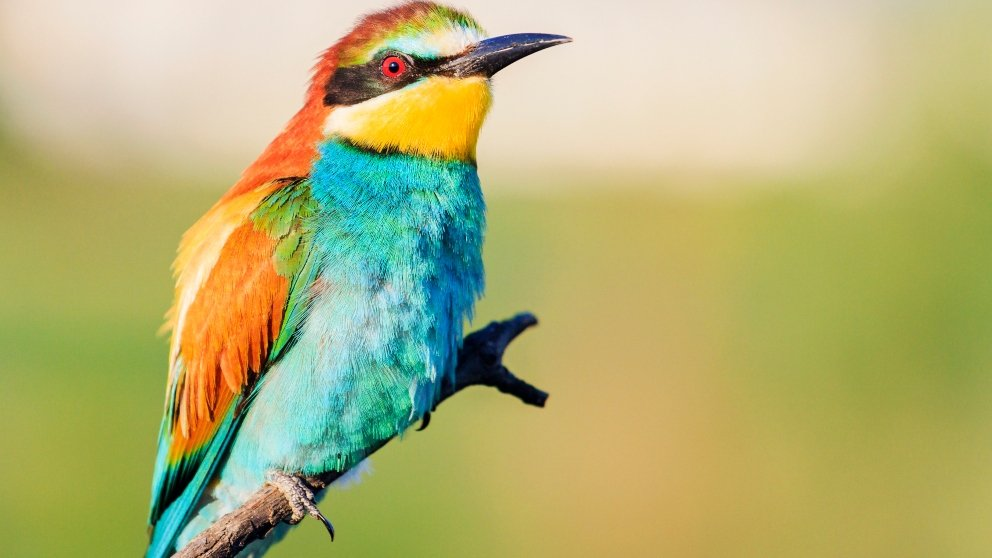
#> input picture ave1.jpg, 992 x 558 px, found by its file name
$ python practica3.py
#> lines starting #> are read from the running program, lines starting #| are printed output that depends on the picture
#Pedro Miguel Elguera Mora 19110148

import numpy as np
from matplotlib import pyplot as plt
import cv2 #Opencv
import skimage
from skimage import io
import math

#Imágenes Iniciales
img1 = cv2.imread('Ave1.jpg', 1)
#> img1 is the input picture: shape (558, 992, 3); mean B, G, R 117.3, 177.5, 178.5
img2 = cv2.imread('Ave2.jpg', 1)
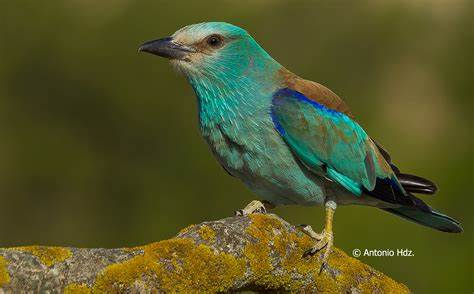
#> input picture ave2.jpg, 474 x 294 px, found by its file name
#> img2 is the input picture: shape (294, 474, 3); mean B, G, R 39.7, 84.3, 82

#Dimencionamiento en bruto
Redimg1 = cv2.resize(img1, (200, 200))
Redimg2 = cv2.resize(img2, (200, 200))

#De matriz BGR a RGB
Redimg1 = cv2.cvtColor(Redimg1, cv2.COLOR_BGR2RGB)
Redimg2 = cv2.cvtColor(Redimg2, cv2.COLOR_BGR2RGB)

# >>>>>>>>>>>>>>>>>>>>>>> 1) Suma <<<<<<<<<<<<<<<<<<<<<<<<<<<<<<<<<<<
#Suma 1
suma = cv2.add(Redimg1,Redimg2) #Redimg1+Redimg2
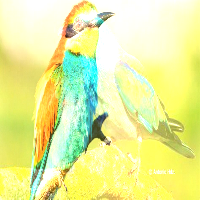
#> suma: shape (200, 200, 3); mean R, G, B 232, 240, 155.4
combinado2 = np.concatenate((Redimg1, suma, Redimg2), axis=1)
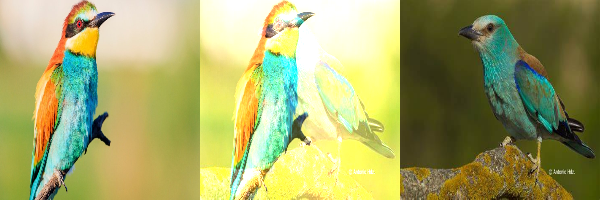
#> combinado2: shape (200, 600, 3); mean R, G, B 164.1, 167.2, 104.1

# plt.subplots(Filas, Columnas)
# ax -> para las coordenadas
figurasuma, ax = plt.subplots(3, 4)
# tamaño del recuadro de graficas imágenes
figurasuma.set_size_inches(7, 7)

# Forma de impresión de las imágenes y gráficos -> sistema 3x4
# # Img1   ; HistImg1 ; ImgEc1   ; HistImgEc1;
# # ImgSum1; HistSum1 ; ImgSum1Ec; ImgSum1Ec ;
# # Img2   ; HistImg2 ; ImgEc2   ; HistImgEc2;

# Posiciones de las imágenes
ax[0, 0].imshow(Redimg1)
ax[0, 0].set_title('Ave 1')
ax[0, 0].axis('off')

ax[1, 0].imshow(suma)
ax[1, 0].set_title('Suma 1')
ax[1, 0].axis('off')

ax[2, 0].imshow(Redimg2)
ax[2, 0].set_title('Ave 2')
ax[2, 0].axis('off')

# Definir colores para plotear el Histograma
colors = ('b', 'g', 'r')

# Imprimir todos los Histogramas RGB sin ecualizar
for i, color in enumerate(colors):
    hist1 = cv2.calcHist([Redimg1], [i], None, [256], [0, 256])
    ax[0, 1].plot(hist1, color=color)
#ax[0, 1].set_title('H. Imag1 BGR')

for i, color in enumerate(colors):
    hist2 = cv2.calcHist([suma], [i], None, [256], [0, 256])
    ax[1, 1].plot(hist2, color=color)
#ax[1, 1].set_title('H. Suma1 BGR')

for i, color in enumerate(colors):
    hist3 = cv2.calcHist([Redimg2], [i], None, [256], [0, 256])
    ax[2, 1].plot(hist3, color=color)
#ax[2, 1].set_title('H. Imag2 BGR')

# Ecualizar imagenes
Img1Ec = cv2.cvtColor(Redimg1, cv2.COLOR_BGR2YUV)
#> Img1Ec: shape (200, 200, 3); mean of channels 0, 1, 2 159.6, 137.3, 90.9
Img1Ec[:, :, 0] = cv2.equalizeHist(Img1Ec[:, :, 0])
#> Img1Ec: shape (200, 200, 3); mean of channels 0, 1, 2 129, 137.3, 90.9
Img1Ec = cv2.cvtColor(Img1Ec, cv2.COLOR_YUV2BGR)
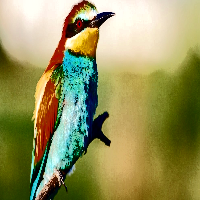
#> Img1Ec: shape (200, 200, 3); mean R, G, B 149.5, 146.8, 92.3
ax[0, 2].imshow(Img1Ec)
ax[0, 2].set_title('Ec. Ave 1')
ax[0, 2].axis('off')

ImgSum1Ec = cv2.cvtColor(suma, cv2.COLOR_BGR2YUV)
#> ImgSum1Ec: shape (200, 200, 3); mean of channels 0, 1, 2 213.8, 137, 76.8
ImgSum1Ec[:, :, 0] = cv2.equalizeHist(ImgSum1Ec[:, :, 0])
#> ImgSum1Ec: shape (200, 200, 3); mean of channels 0, 1, 2 129.1, 137, 76.8
ImgSum1Ec = cv2.cvtColor(ImgSum1Ec, cv2.COLOR_YUV2BGR)
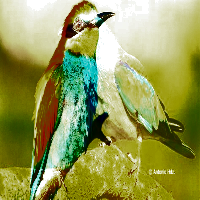
#> ImgSum1Ec: shape (200, 200, 3); mean R, G, B 149, 155.3, 84.9
ax[1, 2].imshow(ImgSum1Ec)
ax[1, 2].set_title('Ec. Suma1')
ax[1, 2].axis('off')

Img2Ec = cv2.cvtColor(Redimg2, cv2.COLOR_BGR2YUV)
#> Img2Ec: shape (200, 200, 3); mean of channels 0, 1, 2 70.6, 133.5, 100.9
Img2Ec[:, :, 0] = cv2.equalizeHist(Img2Ec[:, :, 0])
#> Img2Ec: shape (200, 200, 3); mean of channels 0, 1, 2 129.6, 133.5, 100.9
Img2Ec = cv2.cvtColor(Img2Ec, cv2.COLOR_YUV2BGR)
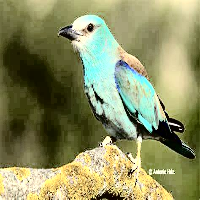
#> Img2Ec: shape (200, 200, 3); mean R, G, B 139.5, 142.8, 99.1
ax[2, 2].imshow(Img2Ec)
ax[2, 2].set_title('Ec. Ave 2')
ax[2, 2].axis('off')

# Imprimir todos los Histogramas RGB ecualizados
for i, color in enumerate(colors):
    ehist1 = cv2.calcHist([Img2Ec], [i], None, [256], [0, 256])
    ax[0, 3].plot(ehist1, color=color)
#ax[0, 3].set_title('H. Imag1 BGR')

for i, color in enumerate(colors):
    ehist2 = cv2.calcHist([ImgSum1Ec], [i], None, [256], [0, 256])
    ax[1, 3].plot(ehist2, color=color)
#ax[1, 3].set_title('H. Suma1 BGR')

for i, color in enumerate(colors):
    ehist3 = cv2.calcHist([Img2Ec], [i], None, [256], [0, 256])
    ax[2, 3].plot(ehist3, color=color)
#ax[2, 3].set_title('H. Imag2 BGR')
plt.show()
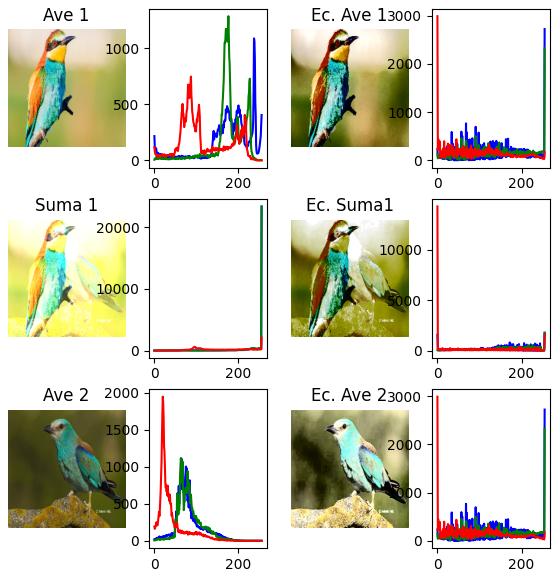
#> figure drawn by matplotlib, 12 panels; panel 2: curve peaks at x = 237, y = 1087; panel 2: curve peaks at x = 176, y = 1285; panel 2: curve peaks at x = 87, y = 747; panel 4: curve peaks at x = 255, y = 2723
